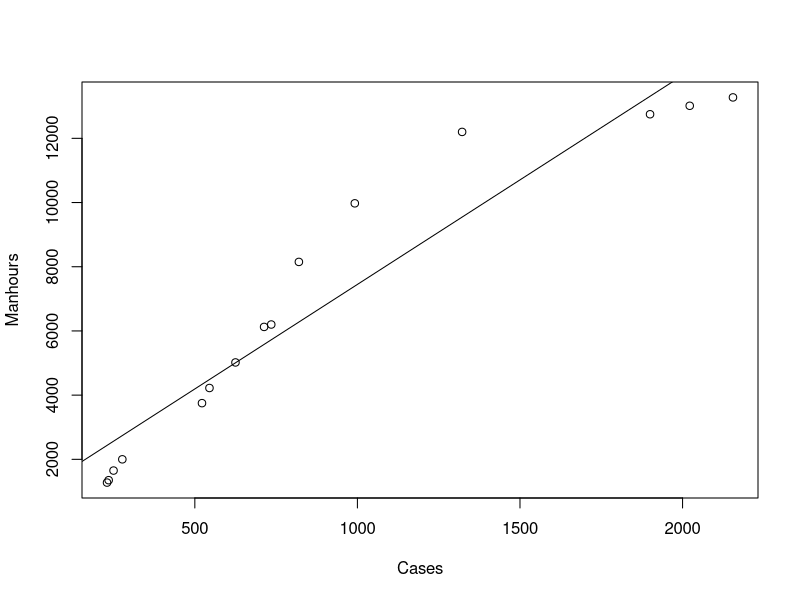
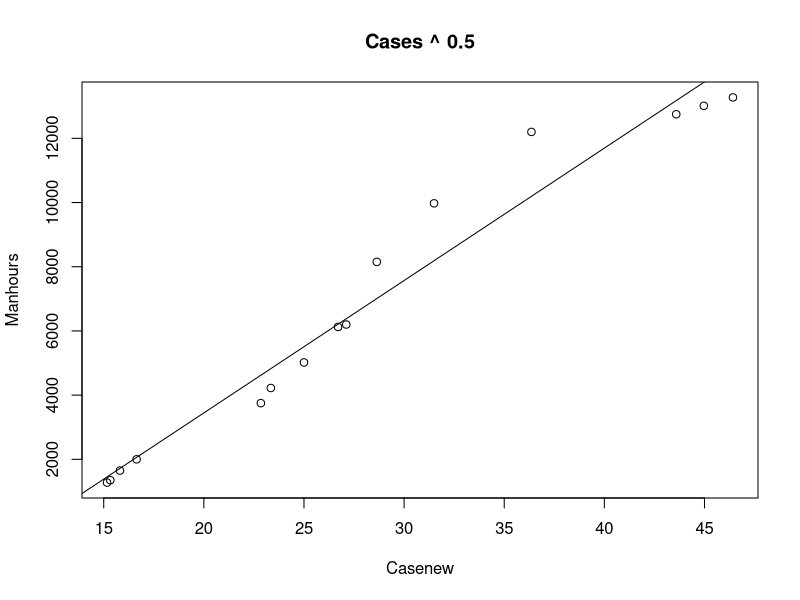
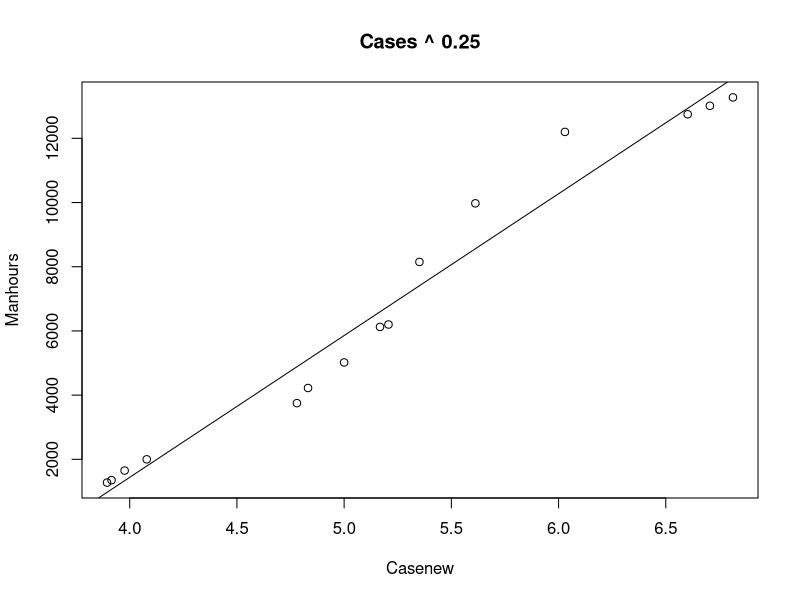
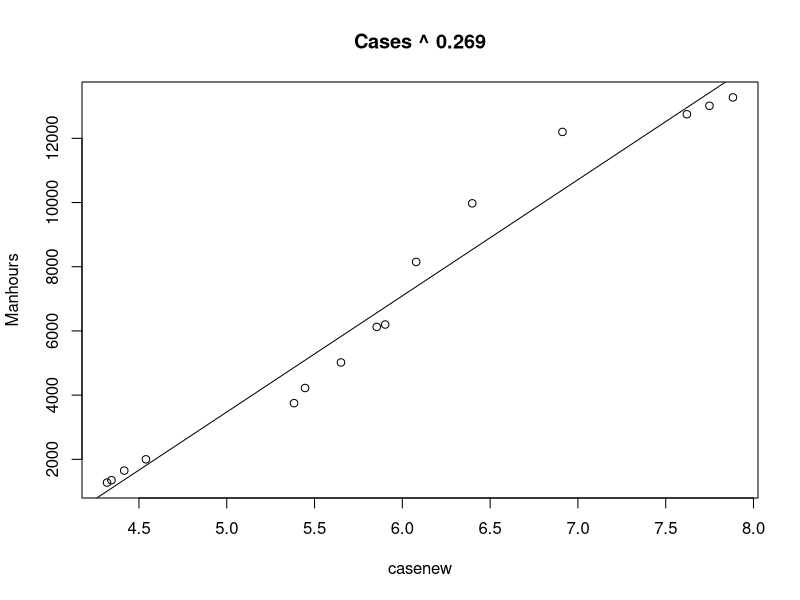
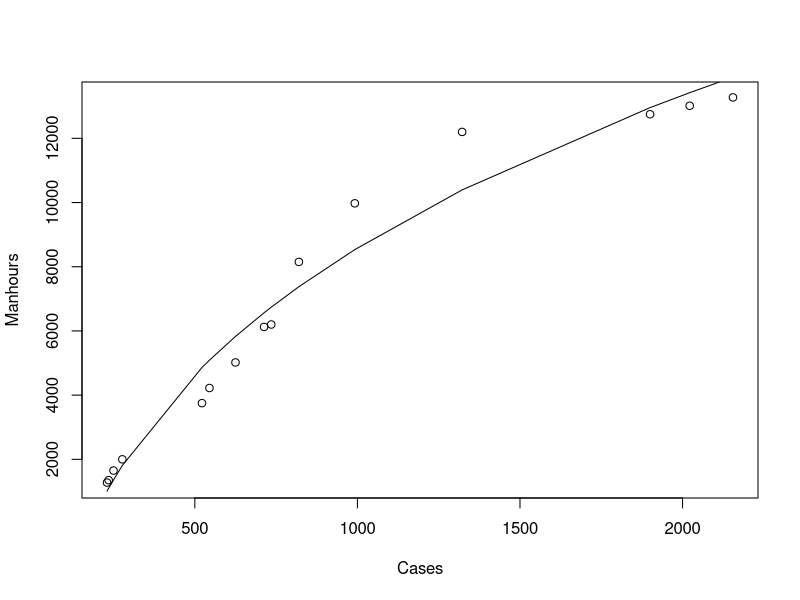
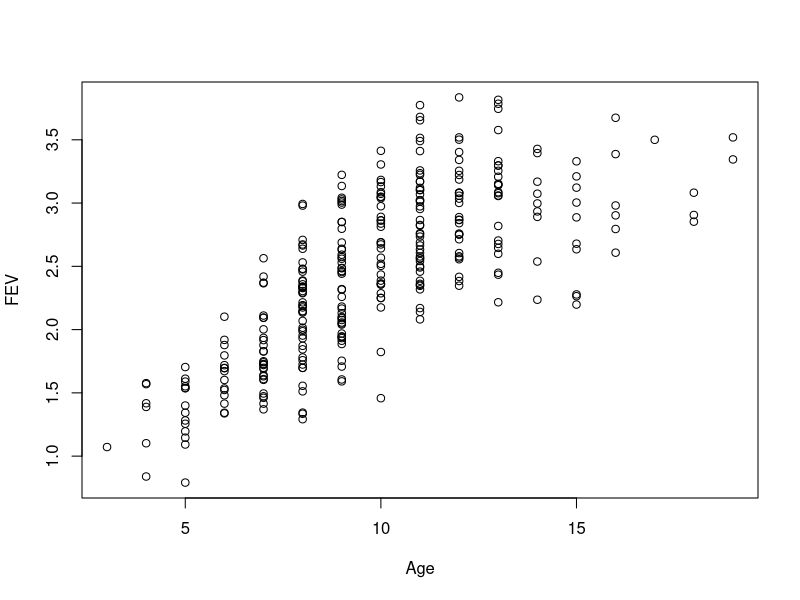
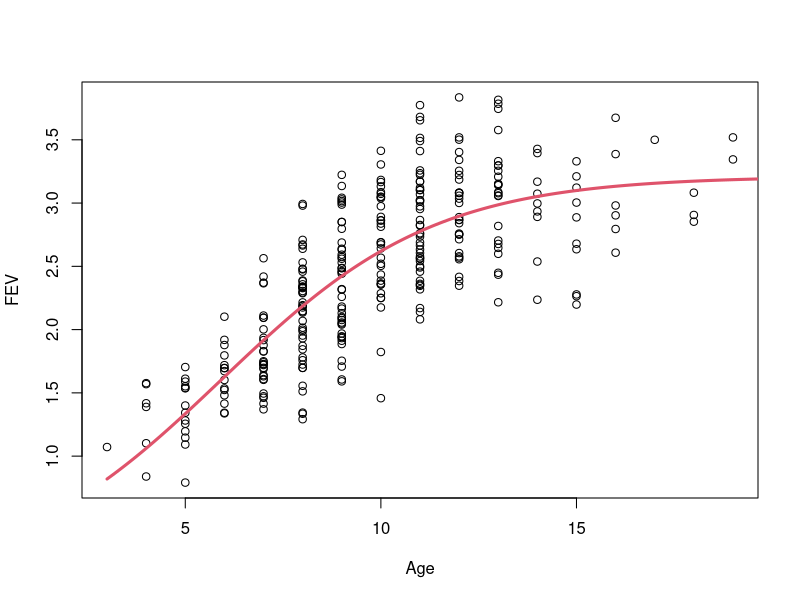
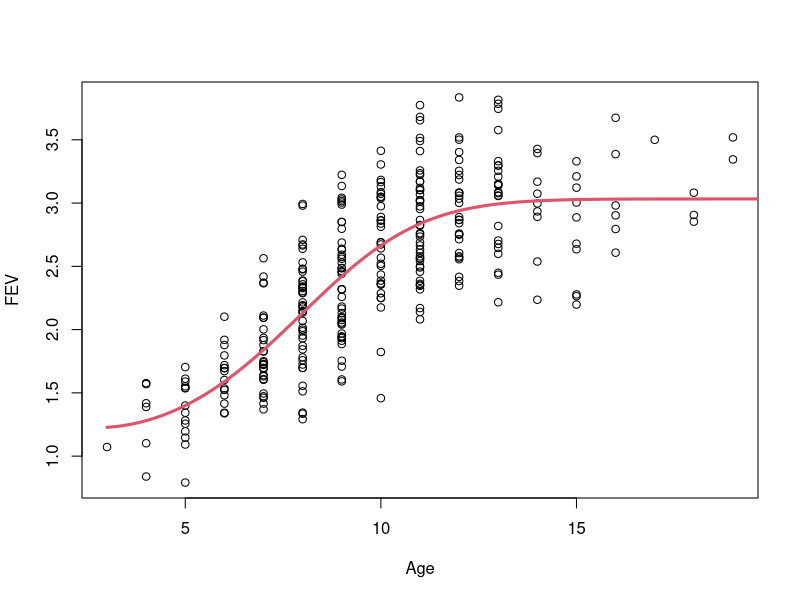

Write R code to recreate these figures, in order.
## ---- chunk 1
manhours = read.csv("../../data/Manhours.csv",header=TRUE)
manhours
plot(Manhours ~ Cases, data=manhours) 
mh1 = lm(Manhours~Cases, data=manhours)  
abline(coef(mh1))
## ---- chunk 2
summary(mh1)
manhours$Casenew = manhours$Cases^0.5
mh2 = lm(Manhours~ Casenew, data=manhours)
summary(mh2)
plot( Manhours ~ Casenew, main="Cases ^ 0.5", data=manhours) 
abline(coef(mh2))
## ---- chunk 3
manhours$Casenew = manhours$Cases^0.25
mh3 = lm(Manhours~ Casenew  , data=manhours)
summary(mh3)
plot( Manhours ~ Casenew, main="Cases ^ 0.25", data=manhours) 
abline(coef(mh3))
## ---- chunk 4
alpha = rse= rep(0,10)
for( i in 1:10 ){
alpha[i] = i/10
manhours$casenew = manhours$Cases^alpha[i]
rse[i] = summary(lm(Manhours~casenew, data=manhours))$sigma}
cbind(alpha,rse)
## ---- chunk 5
alpha = rse= rep(0,20)
for( i in 1:20 ){
alpha[i] = 0.2+ i/100
manhours$casenew = manhours$Cases^alpha[i]
rse[i] = summary(lm(Manhours~casenew, data=manhours))$sigma}
cbind(alpha,rse)
## ---- chunk 6
alpha = rse= rep(0,20)
for( i in 1:20 ){
alpha[i] = 0.26+ i/1000
manhours$casenew = manhours$Cases^alpha[i]
rse[i] = summary(lm(Manhours~casenew, data=manhours))$sigma}
cbind(alpha,rse)
## ---- chunk 7
manhours$casenew = manhours$Cases^0.269
mh3 = lm(Manhours~ casenew, data=manhours  )
summary(mh3)
plot( Manhours ~ casenew, main="Cases ^ 0.269", data=manhours) 
abline(coef(mh3))
## ---- chunk 8
manhours.nls = nls(Manhours~beta0 + beta1*(Cases^alpha), start=list(alpha=0.25,beta0=-16000,beta1=4400), data=manhours)  
summary(manhours.nls)

plot(Manhours~Cases, data=manhours)
lines(predict(manhours.nls)~ Cases, data=manhours)
## ---- chunk 9
summary(manhours.nls)$coefficients
est= summary(manhours.nls)$coefficients[1]  
se=summary(manhours.nls)$coefficients[4]
lower= est + qt(0.025,df=15-3)*se
upper= est + qt(0.975,df=15-3)*se
cbind(est,se,lower,upper)
## ---- chunk 10
fev=read.csv("../../data/fev.csv",header=TRUE)
plot(FEV~Age, data=fev)
## ---- chunk 11
start.calc =lm( -log(3/FEV -1) ~ Age, data=fev)
summary(start.calc)
## ---- chunk 12
fev.nls= nls(  FEV ~alpha*exp(beta0 + beta1*Age)/(1+ exp(beta0 + beta1*Age)), start=list(alpha=3,beta0= -1.3,beta1= 0.28), data=fev)  
summary(fev.nls)

plot(FEV~Age, data=fev)
lines(30:200/10,predict(fev.nls, newdata=data.frame(Age =30:200/10) )   , lty=1,col=2,lwd=3, data=fev)
## ---- chunk 13
fev.nls2= nls(  FEV ~alpha*exp(beta0 + beta1*Age+ beta2*Age^2)/(1+ exp(beta0 + beta1*Age+ beta2*Age^2)), start=list(alpha=3,beta0= -1.3,beta1=0.28, beta2=0), data=fev)  
summary(fev.nls2)
plot(FEV~Age, data=fev)
lines(30:200/10,predict(fev.nls2, newdata=data.frame(Age =30:200/10) )   , lty=1,col=2,lwd=3, data=fev)
## ---- chunk 14
baht= read.csv( "../../data/baht.csv",header=TRUE)
plot(Y ~hDays, data=baht) 
cubic = lm(Y~poly(hDays,3), data=baht);   summary(cubic)$sigma
lines(predict(cubic)~hDays, col=2,lwd=2, data=baht)
## ---- chunk 15
start.guess = lm( Y ~ hDays + I( (abs(hDays-2)+hDays-2)/2), data=baht )
summary(start.guess)
## ---- chunk 16
baht.nls = nls(  Y ~ beta0 + beta1*hDays + beta2*I( (abs(hDays-k)+hDays-k)/2) , start=list(beta0=0.34 , beta1= -0.02,beta2= 0.022, k=2), data=baht, nls.control(warnOnly=TRUE, minFactor=1/2048))  
summary(baht.nls)
plot(Y~hDays, data=baht)
lines(predict(baht.nls )~hDays ,   col=2,lwd=3, data=baht)
